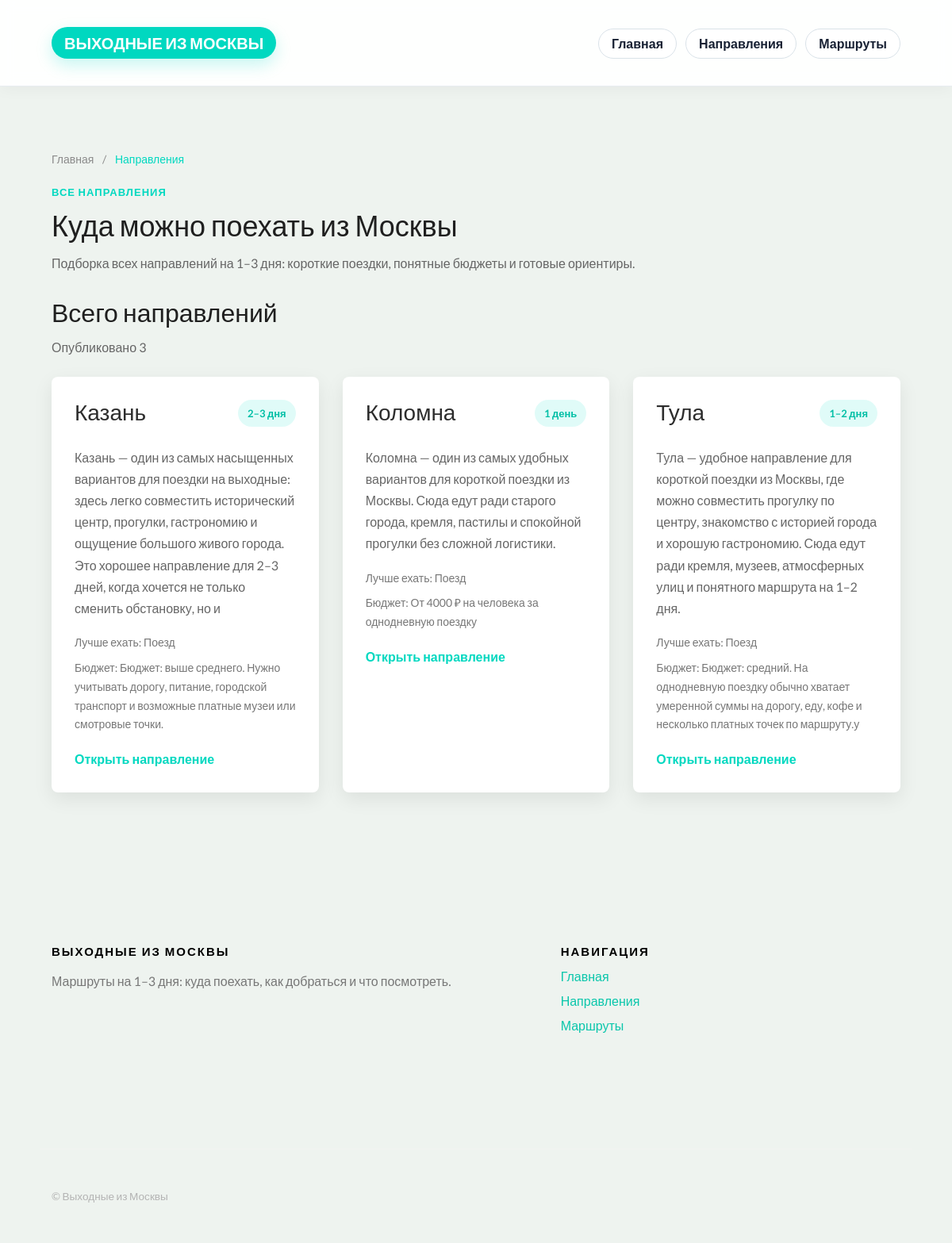
/destinations/, run on the app's committed database.
### destinations/models.py (models this page shows, shortened)
class Destination(models.Model):
    TRANSPORT_CHOICES = [
        ("train", "Поезд"),
        ("car", "Машина"),
        ("bus", "Автобус"),
        ("plane", "Самолет"),
        ("mixed", "Несколько вариантов"),
    ]
    name = models.CharField("Название", max_length=100)
    slug = models.SlugField("Слаг", unique=True)
    short_description = models.CharField("Короткое описание", max_length=255)
    description = models.TextField("Полное описание", blank=True)
    how_to_get = models.TextField("Как добраться", blank=True)
    what_to_see = models.TextField("Что посмотреть", blank=True)
    budget = models.CharField("Бюджет", max_length=255, blank=True)
    days_count = models.CharField("На сколько дней", max_length=100, blank=True)
    transport_type = models.CharField(
        "Лучший транспорт",
        max_length=20,
        choices=TRANSPORT_CHOICES,
        blank=True,
    )
    hero_image = models.ImageField(
        "Hero фото",
        upload_to="destinations/heroes/",
        blank=True,
        null=True,
    )
    gallery_image_1 = models.ImageField(
        "Галерея фото 1",
        upload_to="destinations/gallery/",
        blank=True,
        null=True,
    )
    gallery_image_2 = models.ImageField(
        "Галерея фото 2",
        upload_to="destinations/gallery/",
        blank=True,
        null=True,
    )
    gallery_image_3 = models.ImageField(
        "Галерея фото 3",
        upload_to="destinations/gallery/",
        blank=True,
        null=True,
    )
    is_published = models.BooleanField("Опубликовано", default=True)
    created_at = models.DateTimeField("Создано", auto_now_add=True)
    class Meta:
        verbose_name = "Направление"
        verbose_name_plural = "Направления"
        ordering = ["name"]
    def get_absolute_url(self):
        return reverse("destinations:detail", kwargs={"slug": self.slug})

### destinations/views.py (the view)
# urls.py: path("", destination_list, name="list"),
def destination_list(request):
    destinations = (
        Destination.objects
        .filter(is_published=True)
        .order_by("name")
    )
    return render(
        request,
        "destinations/list.html",
        {"destinations": destinations},
    )

### destinations/templates/destinations/list.html (shortened to what this page needs)
{% extends "base.html" %}
{% block content %}
<section class="section">
    <div class="gtco-container">
        <div style="margin-bottom: 18px; font-size: 14px; color: #8a8a8a;">
            <a href="/" style="color: #8a8a8a; text-decoration: none;">Главная</a>
            <span style="margin: 0 8px;">/</span>
            <span style="color: #00d8c0;">Направления</span>
        </div>
        <div class="section-head">
            <div>
                <p class="section-kicker">Все направления</p>
                <h1 class="section-title">Куда можно поехать из Москвы</h1>
                <p class="promo-text">
                    Подборка всех направлений на 1–3 дня: короткие поездки,
                    понятные бюджеты и готовые ориентиры.
                </p>
            </div>
        </div>
        <div style="margin-bottom: 24px;">
            <h2 class="section-title" style="font-size: 32px; margin-bottom: 10px;">Всего направлений</h2>
            <p class="card-text" style="margin-bottom: 0;">Опубликовано {{ destinations|length }}</p>
        </div>
        <div class="cards cards-3">
            {% for destination in destinations %}
                <a href="{{ destination.get_absolute_url }}" class="card destination-card card-clickable">
                    <div class="card-top">
                        <h3>{{ destination.name }}</h3>
                        {% if destination.days_count %}
                            <span class="tag">{{ destination.days_count }}</span>
                        {% endif %}
                    </div>
                    <p class="card-text">{{ destination.short_description }}</p>
                    <div class="meta-list">
                        {% if destination.transport_type %}
                            <span class="meta-item">
                                Лучше ехать: {{ destination.get_transport_type_display }}
                            </span>
                        {% endif %}
                        {% if destination.budget %}
                            <span class="meta-item">
                                Бюджет: {{ destination.budget }}
                            </span>
                        {% endif %}
                    </div>
                    <span class="card-link">Открыть направление</span>
                </a>
            {% empty %}
                <div class="empty-box">
                    <h3>Пока направлений нет</h3>
                    <p>Добавь их через админку, и они появятся здесь.</p>
                </div>
            {% endfor %}
        </div>
    </div>
</section>
{% endblock %}

### static/traveler/css/style.css (style rules this page uses)
body { font-family: "Lato", Arial, sans-serif; font-weight: 400; font-size: 16px; line-height: 1.7; color: #777; background: #fff; }
a { color: #09C6AB; -webkit-transition: 0.5s; -o-transition: 0.5s; transition: 0.5s; }
p { margin-bottom: 20px; }
h1, h2, h3, h4, h5, h6, figure { color: #000; font-family: "Lato", Arial, sans-serif; font-weight: 400; margin: 0 0 20px 0; }
.gtco-container { max-width: 1100px; position: relative; margin: 0 auto; padding-left: 15px; padding-right: 15px; }

### static/css/traveler_bridge.css (style rules this page uses)
body { background: #eef3ef !important; }
.section { background: transparent !important; padding: 80px 0; }
.section-head { margin-bottom: 30px; }
.section-kicker { margin: 0 0 10px; font-size: 13px; font-weight: 700; text-transform: uppercase; letter-spacing: 0.08em; color: #00d8c0; }
.section-title { margin: 0; font-size: 36px; line-height: 1.2; color: #1f1f1f; }
.cards { display: grid; grid-template-columns: repeat(3, 1fr); gap: 30px; }
.cards-3 { grid-template-columns: repeat(3, 1fr); }
.card { background: #ffffff; border-radius: 8px; box-shadow: 0 8px 25px rgba(0, 0, 0, 0.08); padding: 28px; }
.destination-card h3 { margin-top: 0; margin-bottom: 14px; font-size: 28px; color: #2d2d2d; }
.card-top { display: flex; justify-content: space-between; align-items: flex-start; gap: 16px; margin-bottom: 14px; }
.card-text { color: #666; font-size: 16px; line-height: 1.7; margin-bottom: 18px; }
.meta-list { display: flex; flex-direction: column; gap: 8px; margin-bottom: 18px; }
.meta-item { color: #777; font-size: 14px; }
.card-link { color: #00d8c0; font-weight: 700; text-decoration: none; }
.tag { display: inline-block; padding: 6px 12px; border-radius: 999px; background: rgba(0, 216, 192, 0.12); color: #00bfa6; font-size: 13px; font-weight: 700; white-space: nowrap; }
.promo-text { margin-top: 12px; color: #666; font-size: 16px; line-height: 1.7; max-width: 800px; }
.card-clickable { display: block; text-decoration: none; color: inherit; transition: transform 0.22s ease, box-shadow 0.22s ease, border-color 0.22s ease; border: 1px solid transparent; cursor: pointer; }
.card-clickable h3, .card-clickable .card-text, .card-clickable .meta-item, .card-clickable .card-link, .card-clickable .tag { text-decoration: none; }

### data on the page
Destination: name "Казань", days_count "2–3 дня", short_description "Казань — один из самых насыщенных вариантов для поездки на выходные: здесь легко совместить исторический центр, прогулки, гастрономию и ощущение большого живого города. Это хорошее направление для 2–3 дней, когда хочется не только сменить обстановку, но и", transport_type "Поезд", budget "Бюджет: выше среднего. Нужно учитывать дорогу, питание, городской транспорт и возможные платные музеи или смотровые точки."
Destination: name "Коломна", days_count "1 день", short_description "Коломна — один из самых удобных вариантов для короткой поездки из Москвы. Сюда едут ради старого города, кремля, пастилы и спокойной прогулки без сложной логистики.", transport_type "Поезд", budget "От 4000 ₽ на человека за однодневную поездку"
Destination: name "Тула", days_count "1–2 дня", short_description "Тула — удобное направление для короткой поездки из Москвы, где можно совместить прогулку по центру, знакомство с историей города и хорошую гастрономию. Сюда едут ради кремля, музеев, атмосферных улиц и понятного маршрута на 1–2 дня.", transport_type "Поезд", budget "Бюджет: средний. На однодневную поездку обычно хватает умеренной суммы на дорогу, еду, кофе и несколько платных точек по маршруту.у"

### other printed values
{{ destinations|length }} "3"
